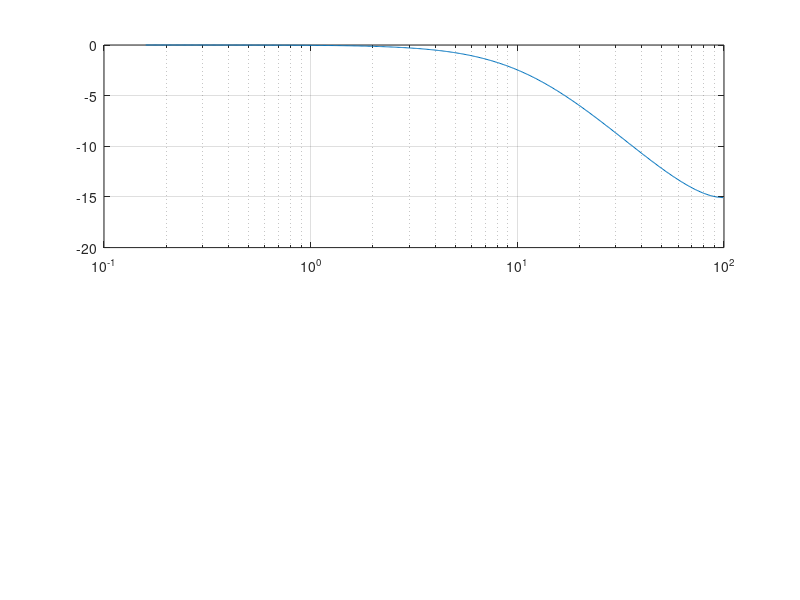

This chart was generated by the following MATLAB code: (Note: this script raises an error after producing the figure.)
fs = 200;

kalman_gain = 0.3


% Bode of: y[t] = (1-K) y[t-1] + K x[t]
% H(z) = K / (1 - (1-K) z^-1)

K  = 0.3;                 % <-- set your K in (0,1]
Ts = 1/fs;                    % <-- sample time (sec). set to your dt.

a = 1 - K;

% Discrete-time transfer function (z^-1 form)
Hz = tf([K], [1 -a], Ts);  % numerator: K, denominator: 1 - a z^-1

fc = K/(2*pi*Ts);


% Choose a frequency grid (rad/s) up to (slightly below) Nyquist
wN = pi/Ts;
w  = logspace(log10(1e-0), log10(0.99*wN), 500);  % rad/s

[m,p,wout] = bode(Hz, w);      % m: abs, p: deg, wout: rad/s
m = squeeze(m);
p = squeeze(p);
f = wout/(2*pi);               % Hz

% Plot manually
figure;
subplot(211);
semilogx(f, 20*log10(m)); grid on; hold on;
xline(fc,'r--','LineWidth',1.5);
xlabel('Frequency (Hz)'); ylabel('Magnitude (dB)');

subplot(212);
semilogx(f, p); grid on; hold on;
xline(fc,'r--','LineWidth',1.5);
xlabel('Frequency (Hz)'); ylabel('Phase (deg)');

sgtitle(['MN Filter, fc = ' num2str(fc), ' Hz']);

fc

K  = 0.001;                 % <-- set your K in (0,1]
Ts = 1/fs;                    % <-- sample time (sec). set to your dt.

a = 1 - K;

% Discrete-time transfer function (z^-1 form)
Hz = tf([K], [1 -a], Ts);  % numerator: K, denominator: 1 - a z^-1

fc = K/(2*pi*Ts);


% Choose a frequency grid (rad/s) up to (slightly below) Nyquist
wN = pi/Ts;
w  = logspace(log10(1e-3), log10(0.99*wN), 500);  % rad/s

[m,p,wout] = bode(Hz, w);      % m: abs, p: deg, wout: rad/s
m = squeeze(m);
p = squeeze(p);
f = wout/(2*pi);               % Hz

% Plot manually
figure;
subplot(211);
semilogx(f, 20*log10(m)); grid on; hold on;
xline(fc,'r--','LineWidth',1.5);
xlabel('Frequency (Hz)'); ylabel('Magnitude (dB)');

subplot(212);
semilogx(f, p); grid on; hold on;
xline(fc,'r--','LineWidth',1.5);
xlabel('Frequency (Hz)'); ylabel('Phase (deg)');

sgtitle(['Hebbian Filter, fc = ' num2str(fc), ' Hz']);


fc
